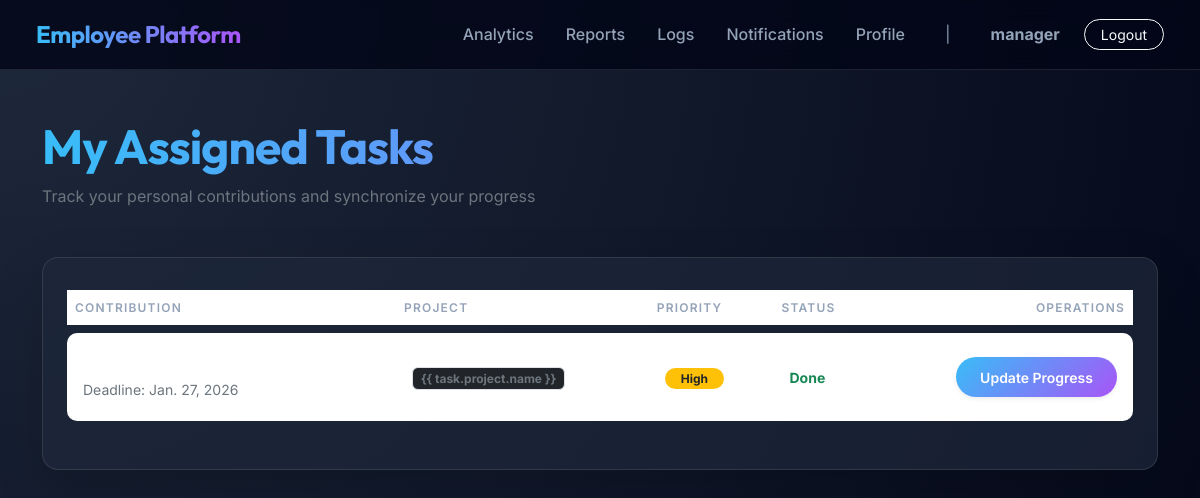
The page /projects/my-tasks/ (signed in) on the database its author committed.
### core/models.py (models this page shows, shortened)
class User(AbstractUser):
    ROLE_CHOICES = (
        ('ADMIN', 'Admin'),
        ('MANAGER', 'Manager'),
        ('EMPLOYEE', 'Employee'),
    )
    role = models.CharField(max_length=20, choices=ROLE_CHOICES, default='EMPLOYEE')
    department = models.CharField(max_length=100, blank=True, null=True)

### projects/models.py (models this page shows, shortened)
class Task(models.Model):
    PRIORITY_CHOICES = (
        ('LOW', 'Low'),
        ('MEDIUM', 'Medium'),
        ('HIGH', 'High'),
        ('CRITICAL', 'Critical'),
    )
    STATUS_CHOICES = (
        ('TODO', 'To Do'),
        ('IN_PROGRESS', 'In Progress'),
        ('IN_REVIEW', 'In Review'),
        ('DONE', 'Done'),
    )
    title = models.CharField(max_length=200)
    description = models.TextField()
    priority = models.CharField(max_length=20, choices=PRIORITY_CHOICES, default='MEDIUM')
    status = models.CharField(max_length=20, choices=STATUS_CHOICES, default='TODO')
    due_date = models.DateField()
    project = models.ForeignKey(Project, on_delete=models.CASCADE, related_name='tasks')
    assigned_to = models.ForeignKey(settings.AUTH_USER_MODEL, on_delete=models.SET_NULL, null=True, blank=True, related_name='assigned_tasks')

### projects/views.py (the view)
# urls.py: path('my-tasks/', views.EmployeeTaskListView.as_view(), name='employee_task_list'),
class EmployeeTaskListView(LoginRequiredMixin, ListView):
    model = Task
    template_name = 'projects/employee_task_list.html'
    context_object_name = 'tasks'
    def get_queryset(self):
        return Task.objects.filter(assigned_to=self.request.user).order_by('due_date')

### projects/templates/projects/employee_task_list.html (shortened to what this page needs)
{% extends 'core/base.html' %}
{% block content %}
<div class="mb-5 mt-3">
    <h1 class="display-5 fw-bold text-gradient">My Assigned <span class="text-primary">Tasks</span></h1>
    <p class="text-secondary">Track your personal contributions and synchronize your progress</p>
</div>
<div class="glass-panel p-4 animate-fade-in shadow-lg">
    <div class="table-responsive">
        <table class="table align-middle">
            <thead>
                <tr>
                    <th>Contribution</th>
                    <th>Project</th>
                    <th>Priority</th>
                    <th>Status</th>
                    <th class="text-end">Operations</th>
                </tr>
            </thead>
            <tbody>
                {% for task in tasks %}
                <tr class="animate-fade-in" style="--delay-index: {{ forloop.counter0 }};">
                    <td>
                        <div class="fw-bold text-white">{{ task.title }}</div>
                        <div class="small text-secondary">Deadline: {{ task.due_date }}</div>
                    </td>
                    <td>
                        <span class="small badge bg-dark text-secondary border border-glass">{{ task.project.name
                            }}</span>
                    </td>
                    <td>
                        <span
                            class="badge rounded-pill {% if task.priority == 'URGENT' %}bg-danger{% elif task.priority == 'HIGH' %}bg-warning text-dark{% else %}bg-info text-dark{% endif %} px-3">
                            {{ task.get_priority_display }}
                        </span>
                    </td>
                    <td>
                        <span
                            class="small fw-bold {% if task.status == 'DONE' %}text-success{% else %}text-muted{% endif %}">
                            {{ task.get_status_display }}
                        </span>
                    </td>
                    <td class="text-end">
                        <a href="{% url 'task_status_update' task.pk %}"
                            class="btn btn-primary btn-sm rounded-pill px-4 shadow-sm">
                            Update Progress
                        </a>
                    </td>
                </tr>
                {% empty %}
                <tr>
                    <td colspan="5" class="text-center py-5 text-secondary">
                        No individual tasks assigned to your queue.
                    </td>
                </tr>
                {% endfor %}
            </tbody>
        </table>
    </div>
</div>
{% endblock %}

### core/templates/core/base.html (shortened to what this page needs)
<!DOCTYPE html>
<html lang="en">
<head>
    <link href="https://cdn.jsdelivr.net/npm/bootstrap@5.3.0/dist/css/bootstrap.min.css" rel="stylesheet">
    {% load static %}
    <link rel="stylesheet" href="{% static 'core/css/style.css' %}">
</head>
<body data-authenticated="{{ user.is_authenticated|yesno:'true,false' }}">
    <nav class="navbar navbar-expand-lg navbar-dark fixed-top">
        <div class="container-fluid">
            <a class="navbar-brand" href="/">
                <span class="d-none d-sm-inline">Employee Platform</span>
            </a>
            <div class="collapse navbar-collapse" id="navbarNav">
                <ul class="navbar-nav ms-auto align-items-center">
                    {% if user.is_authenticated %}
                    {% if user.role == 'ADMIN' or user.role == 'MANAGER' %}
                    <li class="nav-item">
                        <a class="nav-link" href="{% url 'analytics_dashboard' %}">Analytics</a>
                    </li>
                    <li class="nav-item">
                        <a class="nav-link" href="{% url 'report_dashboard' %}">Reports</a>
                    </li>
                    <li class="nav-item">
                        <a class="nav-link" href="{% url 'activity_logs' %}">Logs</a>
                    </li>
                    {% endif %}
                    <li class="nav-item">
                        <a class="nav-link" href="{% url 'notification_list' %}">Notifications</a>
                    </li>
                    <li class="nav-item">
                        <a class="nav-link" href="{% url 'profile_edit' %}">Profile</a>
                    </li>
                    <li class="nav-item d-none d-lg-block mx-2">
                        <span class="nav-link disabled text-primary opacity-75">|</span>
                    </li>
                    <li class="nav-item">
                        <span class="nav-link text-white fw-bold">{{ user.username }}</span>
                    </li>
                    <li class="nav-item ms-lg-2">
                        <a class="btn btn-outline-light btn-sm px-3 rounded-pill" href="{% url 'logout' %}">Logout</a>
                    </li>
                    {% endif %}
                </ul>
            </div>
        </div>
    </nav>
    <div class="main-wrapper container">
        <div class="animate-fade-in">
            {% block content %}{% endblock %}
        </div>
    </div>
</body>
</html>

### core/static/core/css/style.css (style rules this page uses)
:root { --bg-deep: #0f172a; --bg-darker: #020617; --surface-glass: rgba(30, 41, 59, 0.7); --border-glass: rgba(255, 255, 255, 0.1); --accent-blue: #38bdf8; --accent-purple: #a855f7; --accent-glow: rgba(56, 189, 248, 0.3); --text-primary: #f8fafc; --text-secondary: #94a3b8; --nav-height: 70px; --glass-blur: blur(12px); --transition-smooth: all 0.3s cubic-bezier(0.4, 0, 0.2, 1); }
.text-gradient { background: linear-gradient(to right, var(--accent-blue), var(--accent-purple)); -webkit-background-clip: text; background-clip: text; -webkit-text-fill-color: transparent; }
body { background: radial-gradient(circle at top left, #1e293b, var(--bg-darker)); color: var(--text-primary); font-family: 'Inter', sans-serif; min-height: 100vh; margin: 0; line-height: 1.6; overflow-x: hidden; }
h1, h2, h3, .navbar-brand { font-family: 'Outfit', sans-serif; font-weight: 700; letter-spacing: -0.02em; }
.glass-panel { background: var(--surface-glass); backdrop-filter: var(--glass-blur); -webkit-backdrop-filter: var(--glass-blur); border: 1px solid var(--border-glass); border-radius: 16px; box-shadow: 0 8px 32px 0 rgba(0, 0, 0, 0.37); }
.navbar { height: var(--nav-height); background: rgba(2, 6, 23, 0.8) !important; backdrop-filter: var(--glass-blur); border-bottom: 1px solid var(--border-glass); padding: 0 1.5rem; }
.navbar-brand { font-size: 1.5rem; background: linear-gradient(to right, var(--accent-blue), var(--accent-purple)); -webkit-background-clip: text; background-clip: text; -webkit-text-fill-color: transparent; }
.nav-link { color: var(--text-secondary) !important; font-weight: 500; transition: var(--transition-smooth); margin: 0 0.5rem; }
.main-wrapper { padding-top: calc(var(--nav-height) + 2rem); padding-bottom: 3rem; }
.btn-primary { background: linear-gradient(135deg, var(--accent-blue), var(--accent-purple)); border: none; border-radius: 10px; padding: 0.6rem 1.5rem; font-weight: 600; transition: var(--transition-smooth); }
.table { color: var(--text-primary); border-collapse: separate; border-spacing: 0 8px; }
.table thead th { border: none; color: var(--text-secondary); font-weight: 600; text-transform: uppercase; font-size: 0.75rem; letter-spacing: 0.1em; }
.table tbody tr { background: rgba(30, 41, 59, 0.4); border-radius: 10px; transition: var(--transition-smooth); }
.table tbody td { padding: 1.25rem 1rem; border: none; }
.table tbody td:first-child { border-radius: 10px 0 0 10px; }
.table tbody td:last-child { border-radius: 0 10px 10px 0; }
.animate-fade-in { animation: fadeIn 0.8s ease-out forwards; animation-delay: calc(var(--delay-index, 0) * 100ms); }

### rows shown on the page
User: username "manager"
Task: due_date "Jan. 27, 2026", priority "High", status "Done"
